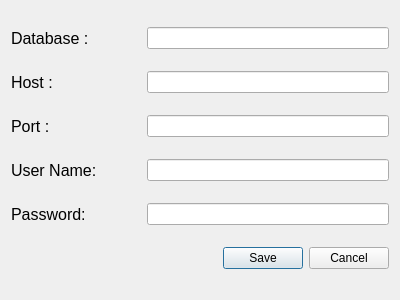
<?xml version="1.0" encoding="UTF-8"?>
<ui version="4.0">
 <class>ServerDialog</class>
 <widget class="QDialog" name="ServerDialog">
  <property name="geometry">
   <rect>
    <x>0</x>
    <y>0</y>
    <width>400</width>
    <height>300</height>
   </rect>
  </property>
  <property name="palette">
   <palette>
    <active/>
    <inactive/>
    <disabled/>
   </palette>
  </property>
  <property name="windowTitle">
   <string>Dialog</string>
  </property>
  <property name="autoFillBackground">
   <bool>true</bool>
  </property>
  <layout class="QGridLayout" name="gridLayout">
   <item row="0" column="0">
    <layout class="QHBoxLayout" name="horizontalLayout">
     <item>
      <widget class="QLabel" name="label">
       <property name="minimumSize">
        <size>
         <width>130</width>
         <height>0</height>
        </size>
       </property>
       <property name="font">
        <font>
         <pointsize>12</pointsize>
        </font>
       </property>
       <property name="text">
        <string>Database :</string>
       </property>
      </widget>
     </item>
     <item>
      <widget class="DialogLineEdit" name="leDatabase"/>
     </item>
    </layout>
   </item>
   <item row="1" column="0">
    <layout class="QHBoxLayout" name="horizontalLayout_5">
     <item>
      <widget class="QLabel" name="label_2">
       <property name="minimumSize">
        <size>
         <width>130</width>
         <height>0</height>
        </size>
       </property>
       <property name="font">
        <font>
         <pointsize>12</pointsize>
        </font>
       </property>
       <property name="text">
        <string>Host :</string>
       </property>
      </widget>
     </item>
     <item>
      <widget class="DialogLineEdit" name="leHost"/>
     </item>
    </layout>
   </item>
   <item row="2" column="0">
    <layout class="QHBoxLayout" name="horizontalLayout_2">
     <item>
      <widget class="QLabel" name="label_5">
       <property name="minimumSize">
        <size>
         <width>130</width>
         <height>0</height>
        </size>
       </property>
       <property name="font">
        <font>
         <pointsize>12</pointsize>
        </font>
       </property>
       <property name="text">
        <string>Port :</string>
       </property>
      </widget>
     </item>
     <item>
      <widget class="DialogLineEdit" name="lePort"/>
     </item>
    </layout>
   </item>
   <item row="3" column="0">
    <layout class="QHBoxLayout" name="horizontalLayout_3">
     <item>
      <widget class="QLabel" name="label_3">
       <property name="minimumSize">
        <size>
         <width>130</width>
         <height>0</height>
        </size>
       </property>
       <property name="font">
        <font>
         <pointsize>12</pointsize>
        </font>
       </property>
       <property name="text">
        <string>User Name:</string>
       </property>
      </widget>
     </item>
     <item>
      <widget class="DialogLineEdit" name="leUserN"/>
     </item>
    </layout>
   </item>
   <item row="4" column="0">
    <layout class="QHBoxLayout" name="horizontalLayout_4">
     <item>
      <widget class="QLabel" name="label_4">
       <property name="minimumSize">
        <size>
         <width>130</width>
         <height>0</height>
        </size>
       </property>
       <property name="font">
        <font>
         <pointsize>12</pointsize>
        </font>
       </property>
       <property name="text">
        <string>Password:</string>
       </property>
      </widget>
     </item>
     <item>
      <widget class="DialogLineEdit" name="lePassw">
       <property name="echoMode">
        <enum>QLineEdit::Password</enum>
       </property>
      </widget>
     </item>
    </layout>
   </item>
   <item row="5" column="0">
    <widget class="QDialogButtonBox" name="buttonBox">
     <property name="toolTip">
      <string/>
     </property>
     <property name="orientation">
      <enum>Qt::Horizontal</enum>
     </property>
     <property name="standardButtons">
      <set>QDialogButtonBox::Cancel|QDialogButtonBox::Save</set>
     </property>
    </widget>
   </item>
  </layout>
 </widget>
 <customwidgets>
  <customwidget>
   <class>DialogLineEdit</class>
   <extends>QLineEdit</extends>
   <header>Other/dialoglineedit.h</header>
  </customwidget>
 </customwidgets>
 <resources/>
 <connections>
  <connection>
   <sender>buttonBox</sender>
   <signal>accepted()</signal>
   <receiver>ServerDialog</receiver>
   <slot>accept()</slot>
   <hints>
    <hint type="sourcelabel">
     <x>248</x>
     <y>254</y>
    </hint>
    <hint type="destinationlabel">
     <x>157</x>
     <y>274</y>
    </hint>
   </hints>
  </connection>
  <connection>
   <sender>buttonBox</sender>
   <signal>rejected()</signal>
   <receiver>ServerDialog</receiver>
   <slot>reject()</slot>
   <hints>
    <hint type="sourcelabel">
     <x>316</x>
     <y>260</y>
    </hint>
    <hint type="destinationlabel">
     <x>286</x>
     <y>274</y>
    </hint>
   </hints>
  </connection>
 </connections>
</ui>
